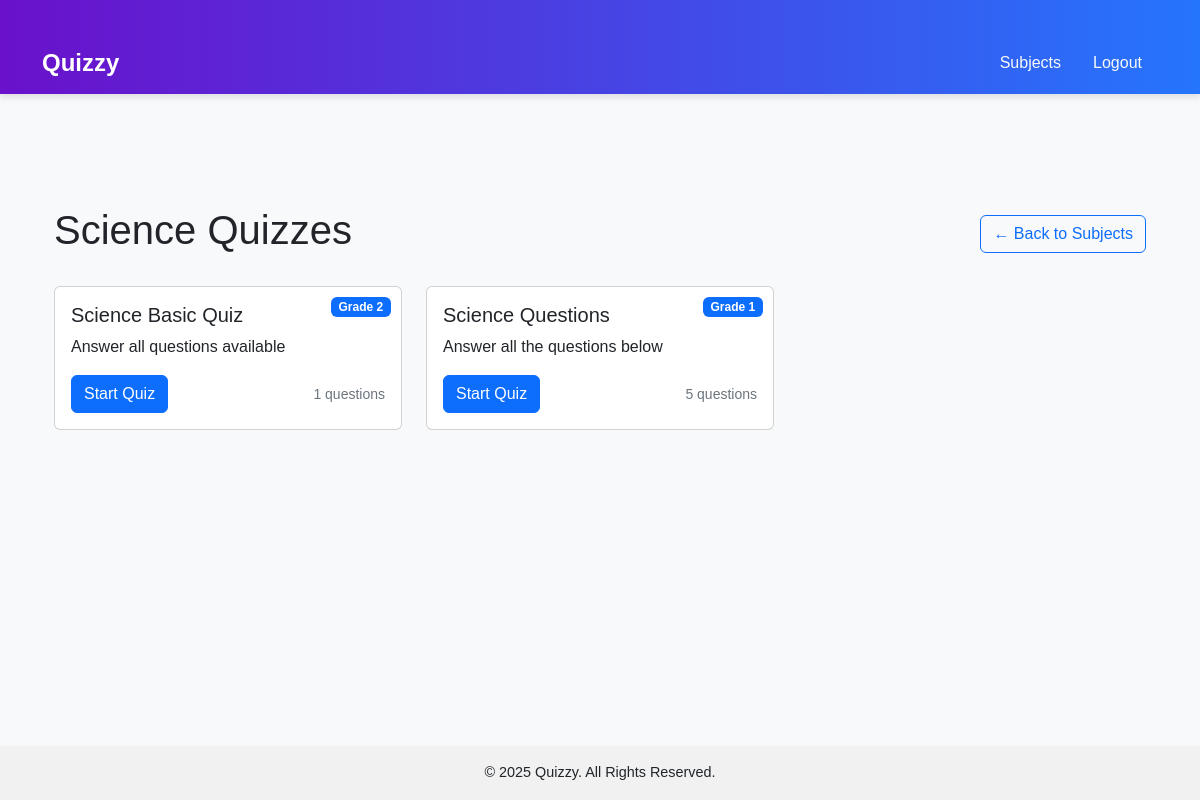
The page /subject/science/ (signed in) on the database as committed earlier.
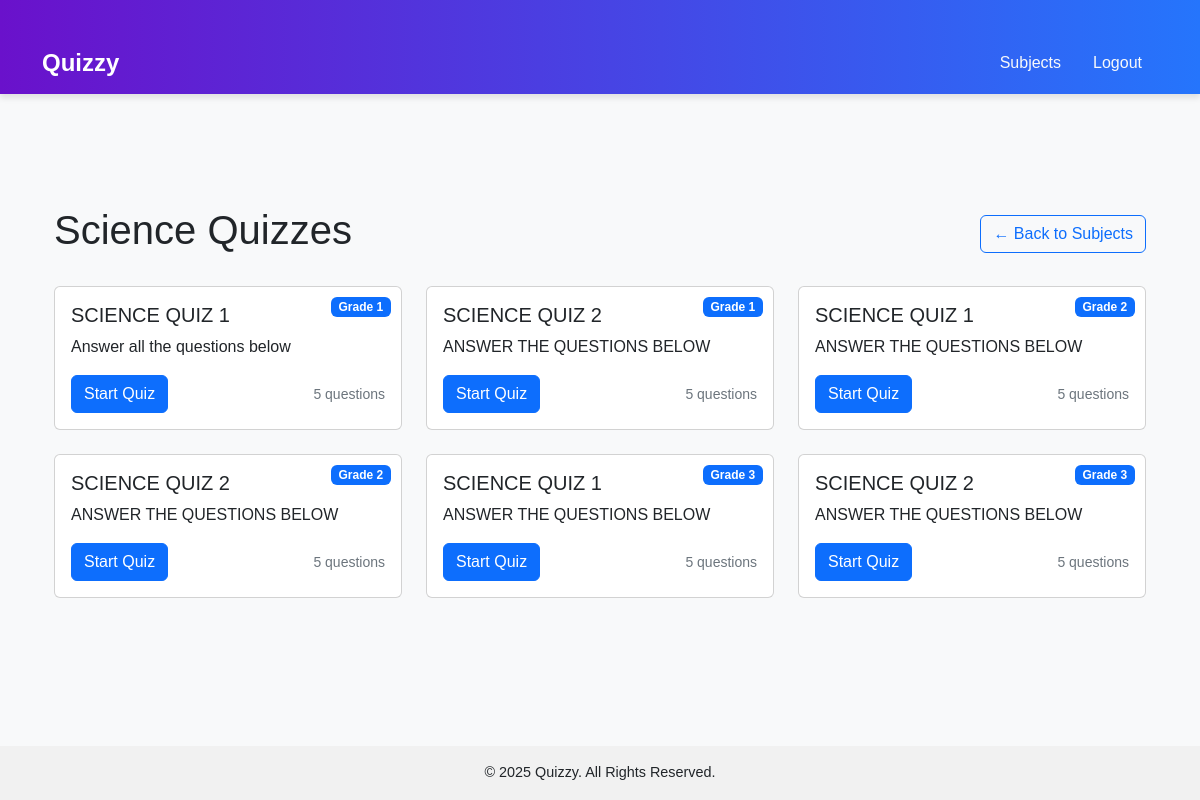
The same page on the database as committed later.
### quizzes/models.py (models this page shows, shortened)
class Quiz(models.Model):
    QUESTION_TYPES = [
        ('MC', 'Multiple Choice'),
        ('TF', 'True/False'),
        ('SA', 'Short Answer')
    ]
    title = models.CharField(max_length=200)
    description = models.TextField(blank=True)
    created_by = models.ForeignKey(settings.AUTH_USER_MODEL, on_delete=models.CASCADE)
    subject = models.CharField(max_length=100)
    grade_level = models.IntegerField()
    subject = models.CharField(max_length=100)

### quizzes/views.py (the view)
# urls.py: path('subject/<str:subject>/', views.subject_quizzes, name='subject_quizzes'),
@login_required
def subject_quizzes(request, subject):
    quizzes = Quiz.objects.filter(subject__iexact=subject)
    return render(request, 'subject_quizzes.html', {
        'subject': subject,
        'quizzes': quizzes
    })

### templates/subject_quizzes.html (shortened to what this page needs)
{% extends 'base.html' %}
{% block content %}
<div class="container mt-5">
    <div class="d-flex justify-content-between align-items-center mb-4">
        <h1>{{ subject|title }} Quizzes</h1>
        <a href="{% url 'subject_selection' %}" class="btn btn-outline-primary">
            ← Back to Subjects
        </a>
    </div>
    <div class="row">
        {% for quiz in quizzes %}
        <div class="col-md-4 mb-4">
            <div class="card quiz-card">
                <div class="card-body">
                    <span class="badge bg-primary difficulty-badge">
                        Grade {{ quiz.grade_level }}
                    </span>
                    <h5 class="card-title">{{ quiz.title }}</h5>
                    <p class="card-text">{{ quiz.description }}</p>
                    <div class="d-flex justify-content-between align-items-center">
                        <a href="{% url 'quiz_detail' quiz.id %}" class="btn btn-primary">
                            Start Quiz
                        </a>
                        <small class="text-muted">
                            {{ quiz.questions.count }} questions
                        </small>
                    </div>
                </div>
            </div>
        </div>
        {% endfor %}
    </div>
</div>
{% endblock %}

Rows that differ between the two databases and show on the page:
removed Quiz: grade_level "2", title "Science Basic Quiz", description "Answer all questions available", questions.count "1"
changed Quiz "Answer all the questions below": title "Science Questions" → "SCIENCE QUIZ 1"
added Quiz: grade_level "1", title "SCIENCE QUIZ 2", description "ANSWER THE QUESTIONS BELOW", questions.count "5"
added Quiz: grade_level "2", title "SCIENCE QUIZ 1", description "ANSWER THE QUESTIONS BELOW", questions.count "5"
added Quiz: grade_level "2", title "SCIENCE QUIZ 2", description "ANSWER THE QUESTIONS BELOW", questions.count "5"
added Quiz: grade_level "3", title "SCIENCE QUIZ 1", description "ANSWER THE QUESTIONS BELOW", questions.count "5"
added Quiz: grade_level "3", title "SCIENCE QUIZ 2", description "ANSWER THE QUESTIONS BELOW", questions.count "5"
